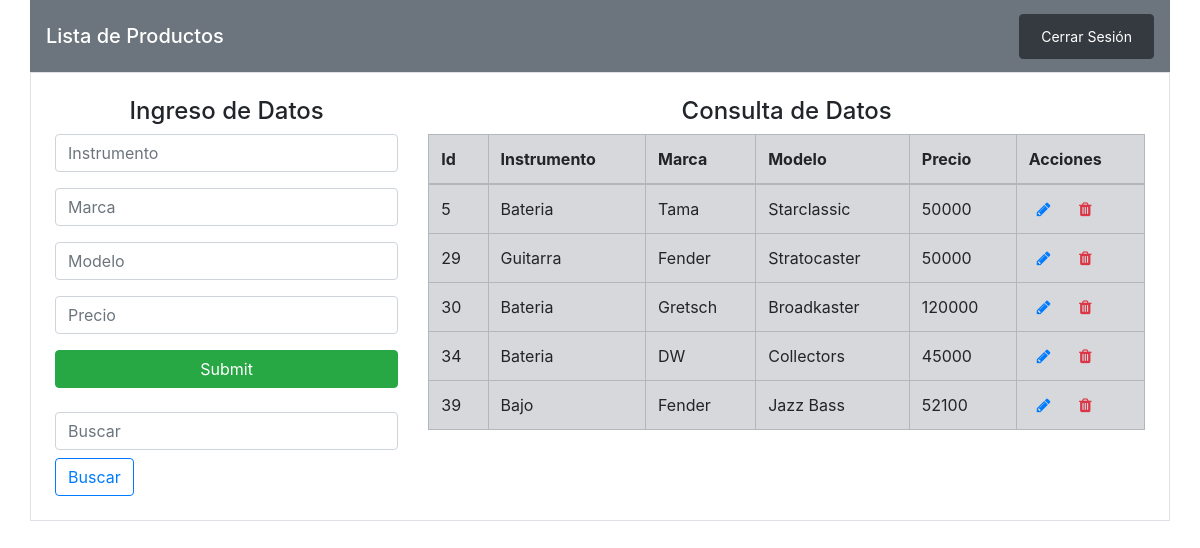
The page /formulario.php on the database its author committed.
### tables this page shows
CREATE TABLE `instrumentos` (
  `id` int(11) NOT NULL,
  `instrumento` varchar(30) NOT NULL,
  `marca` varchar(30) NOT NULL,
  `modelo` varchar(30) NOT NULL,
  `precio` int(10) NOT NULL
);

### formulario.php (the view, shortened to what this page needs)
<?php
include 'conexion.php';
$consultasql = "SELECT * FROM instrumentos";
$query = mysqli_query($conexion,$consultasql);
?>
<!DOCTYPE html>
<html lang="en">
    <head>
        <link rel="stylesheet" href="https://cdn.jsdelivr.net/npm/bootstrap@4.5.3/dist/css/bootstrap.min.css">
        <link href="font-awesome-4.7.0/css/font-awesome.min.css" rel="stylesheet">
    </head>
    <body>
        <div class="container px-0">
            <nav class="navbar navbar-expand-lg navbar-light bg-secondary d-flex justify-content-between">
                <span class="navbar-brand h1 text-white my-2" href="#">Lista de Productos</span>
                <button class="btn btn-dark ">
                    <a href="logout.php" class="btn btn-dark btn-sm">Cerrar Sesión</a>
                </button>
            </nav>
        </div>
        <div class="container p-4 border">
            <div class="row">
                <div class="col-md-4">
                    <h4 class="text-center">Ingreso de Datos</h4>
                    <form action="insertar.php" method="POST" id="formulario">
                        <div class="form-group">
                            <input type="text" name="instrumento" id="campo1" class="form-control" placeholder="Instrumento" maxlength="10">
                        </div>
                        <div class="form-group">
                            <input type="text" name="marca" id="campo2" class="form-control" placeholder="Marca" maxlength="10">
                        </div>
                        <div class="form-group">
                            <input type="text" name="modelo" id="campo3" class="form-control" placeholder="Modelo"  maxlength="15">
                        </div>
                        <div class="form-group">
                            <input type="text" name="precio" id="campo4" class="form-control" placeholder="Precio"  maxlength="6">
                        </div>
                        <input type="submit" id="insertar" class="btn btn-success btn-block" name="insertar">
                    </form>
                    <form action="buscar.php" method="POST" id="buscar">
                        <input class="form-control mt-4 mb-2" name="buscar" type="search" placeholder="Buscar" aria-label="Search">
                        <button class="btn btn-outline-primary my-2 my-sm-0" type="submit">Buscar</button>
                    </form>
                </div>
                <div class="col-md-8">
                    <h4 class="text-center">Consulta de Datos</h4>
                    <table class="table table-bordered table-secondary">
                        <thead>
                            <tr>
                                <th>Id</th>
                                <th>Instrumento</th>
                                <th>Marca</th>
                                <th>Modelo</th>
                                <th>Precio</th>
                                <th>Acciones</th>
                            </tr>
                        </thead>
                        <?php
                        while($filas = $listado = mysqli_fetch_array($query))
                        {?>
                        <tr>
                            <td>  <?php   echo $filas['id']; ?></td>
                            <td>  <?php   echo $filas['instrumento']; ?></td>
                            <td>  <?php   echo $filas['marca']; ?> </td>
                            <td>  <?php   echo $filas['modelo']; ?> </td>
                            <td>  <?php   echo $filas['precio']; ?> </td>
                            <td>
                                <a href="update.php?id=<?php echo $filas['id']; ?>">
                                    <i class="fa fa-pencil ml-2" aria-hidden="true"></i>
                                </a>
                                <a href="delete.php?id=<?php echo $filas['id']; ?>" class="text-danger ml-4">
                                    <i class="fa fa-trash" aria-hidden="true"></i>
                                </a>
                            </td>
                        </tr>
                        <?php } ?>
                    </table>
                </div>
            </div>
        </div>
    </body>
</html>

### rows shown on the page
instrumentos: id "5", instrumento "Bateria", marca "Tama", modelo "Starclassic", precio "50000"
instrumentos: id "29", instrumento "Guitarra", marca "Fender", modelo "Stratocaster", precio "50000"
instrumentos: id "30", instrumento "Bateria", marca "Gretsch", modelo "Broadkaster", precio "120000"
instrumentos: id "34", instrumento "Bateria", marca "DW", modelo "Collectors", precio "45000"
instrumentos: id "39", instrumento "Bajo", marca "Fender", modelo "Jazz Bass", precio "52100"
